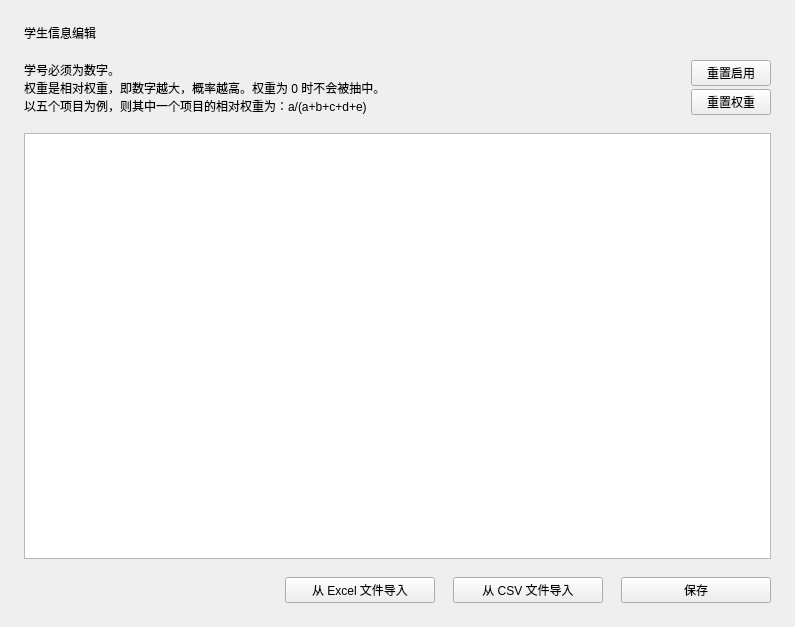
<?xml version="1.0" encoding="UTF-8"?>
<ui version="4.0">
 <class>Form</class>
 <widget class="QWidget" name="Form">
  <property name="geometry">
   <rect>
    <x>0</x>
    <y>0</y>
    <width>795</width>
    <height>627</height>
   </rect>
  </property>
  <property name="windowTitle">
   <string>Form</string>
  </property>
  <layout class="QVBoxLayout" name="verticalLayout_2">
   <property name="spacing">
    <number>18</number>
   </property>
   <property name="leftMargin">
    <number>24</number>
   </property>
   <property name="topMargin">
    <number>24</number>
   </property>
   <property name="rightMargin">
    <number>24</number>
   </property>
   <property name="bottomMargin">
    <number>24</number>
   </property>
   <item>
    <widget class="TitleLabel" name="TitleLabel">
     <property name="text">
      <string>学生信息编辑</string>
     </property>
    </widget>
   </item>
   <item>
    <layout class="QHBoxLayout" name="horizontalLayout">
     <item>
      <widget class="CaptionLabel" name="CaptionLabel">
       <property name="text">
        <string>学号必须为数字。
权重是相对权重，即数字越大，概率越高。权重为 0 时不会被抽中。
以五个项目为例，则其中一个项目的相对权重为：a/(a+b+c+d+e)           </string>
       </property>
      </widget>
     </item>
     <item>
      <layout class="QVBoxLayout" name="verticalLayout">
       <property name="spacing">
        <number>3</number>
       </property>
       <item>
        <widget class="PushButton" name="reset_active">
         <property name="sizePolicy">
          <sizepolicy hsizetype="Maximum" vsizetype="Fixed">
           <horstretch>0</horstretch>
           <verstretch>0</verstretch>
          </sizepolicy>
         </property>
         <property name="text">
          <string>重置启用</string>
         </property>
        </widget>
       </item>
       <item>
        <widget class="PushButton" name="reset_weight">
         <property name="sizePolicy">
          <sizepolicy hsizetype="Maximum" vsizetype="Fixed">
           <horstretch>0</horstretch>
           <verstretch>0</verstretch>
          </sizepolicy>
         </property>
         <property name="text">
          <string>重置权重</string>
         </property>
        </widget>
       </item>
      </layout>
     </item>
    </layout>
   </item>
   <item>
    <layout class="QHBoxLayout" name="horizontalLayout_6">
     <property name="spacing">
      <number>12</number>
     </property>
     <item>
      <widget class="TableWidget" name="student_list">
       <property name="sizePolicy">
        <sizepolicy hsizetype="Preferred" vsizetype="Expanding">
         <horstretch>0</horstretch>
         <verstretch>0</verstretch>
        </sizepolicy>
       </property>
       <property name="defaultDropAction">
        <enum>Qt::IgnoreAction</enum>
       </property>
       <property name="alternatingRowColors">
        <bool>true</bool>
       </property>
      </widget>
     </item>
    </layout>
   </item>
   <item>
    <layout class="QHBoxLayout" name="horizontalLayout_2">
     <item>
      <spacer name="horizontalSpacer">
       <property name="orientation">
        <enum>Qt::Horizontal</enum>
       </property>
       <property name="sizeType">
        <enum>QSizePolicy::Expanding</enum>
       </property>
       <property name="sizeHint" stdset="0">
        <size>
         <width>478</width>
         <height>20</height>
        </size>
       </property>
      </spacer>
     </item>
     <item>
      <widget class="PushButton" name="import_excel">
       <property name="sizePolicy">
        <sizepolicy hsizetype="Fixed" vsizetype="Minimum">
         <horstretch>0</horstretch>
         <verstretch>0</verstretch>
        </sizepolicy>
       </property>
       <property name="minimumSize">
        <size>
         <width>150</width>
         <height>0</height>
        </size>
       </property>
       <property name="text">
        <string>从 Excel 文件导入</string>
       </property>
      </widget>
     </item>
     <item>
      <widget class="PushButton" name="import_csv">
       <property name="sizePolicy">
        <sizepolicy hsizetype="Fixed" vsizetype="Minimum">
         <horstretch>0</horstretch>
         <verstretch>0</verstretch>
        </sizepolicy>
       </property>
       <property name="minimumSize">
        <size>
         <width>150</width>
         <height>0</height>
        </size>
       </property>
       <property name="text">
        <string>从 CSV 文件导入</string>
       </property>
      </widget>
     </item>
     <item>
      <widget class="PrimaryPushButton" name="save_student">
       <property name="sizePolicy">
        <sizepolicy hsizetype="Fixed" vsizetype="Minimum">
         <horstretch>0</horstretch>
         <verstretch>0</verstretch>
        </sizepolicy>
       </property>
       <property name="minimumSize">
        <size>
         <width>150</width>
         <height>0</height>
        </size>
       </property>
       <property name="text">
        <string>保存</string>
       </property>
      </widget>
     </item>
    </layout>
   </item>
  </layout>
 </widget>
 <customwidgets>
  <customwidget>
   <class>PushButton</class>
   <extends>QPushButton</extends>
   <header>qfluentwidgets</header>
  </customwidget>
  <customwidget>
   <class>PrimaryPushButton</class>
   <extends>QPushButton</extends>
   <header>qfluentwidgets</header>
  </customwidget>
  <customwidget>
   <class>TitleLabel</class>
   <extends>QLabel</extends>
   <header>qfluentwidgets</header>
  </customwidget>
  <customwidget>
   <class>CaptionLabel</class>
   <extends>QLabel</extends>
   <header>qfluentwidgets</header>
  </customwidget>
  <customwidget>
   <class>TableWidget</class>
   <extends>QTableWidget</extends>
   <header>qfluentwidgets</header>
  </customwidget>
 </customwidgets>
 <resources/>
 <connections/>
</ui>
